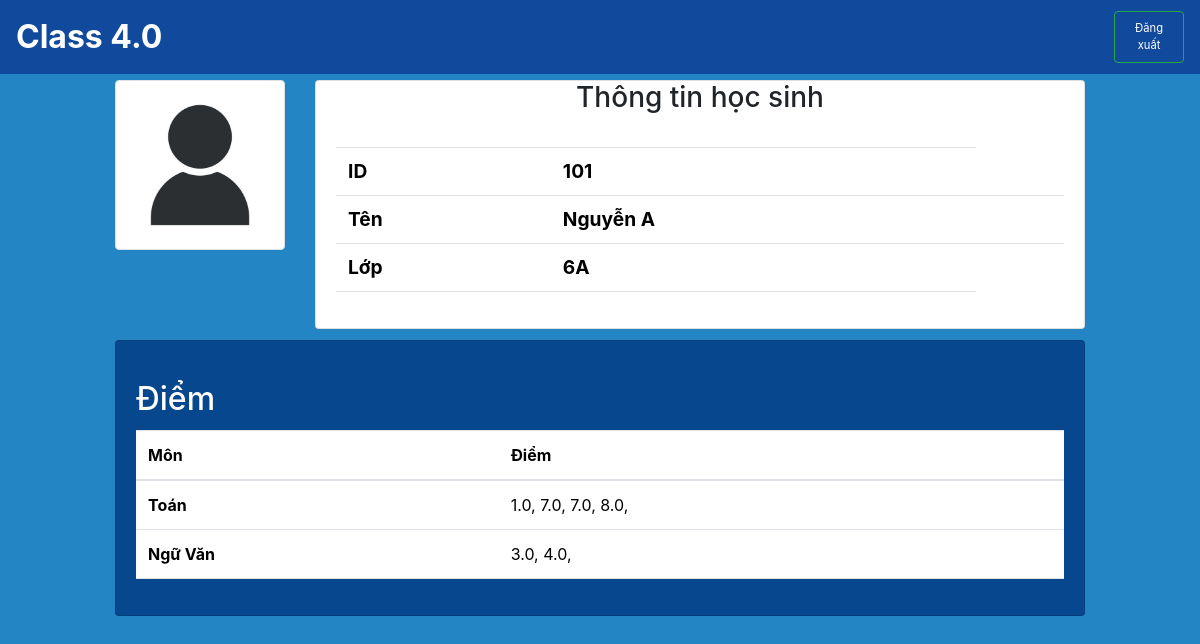
Screenshot of /studentportal/101/ with the database file from the repository.
### SM/models.py (models this page shows, shortened)
class Student(models.Model):
    id = models.IntegerField(primary_key=True)
    name = models.CharField(max_length=100,blank=False, null=False)
    classroom = models.ForeignKey(Classroom, on_delete=models.CASCADE, related_name='student') # cho phép classroom truy vấn được các student của mình

class Classroom(models.Model):
    name = models.CharField(primary_key=True,max_length=10)
    manager = models.ForeignKey('app_User.Teacher', on_delete=models.CASCADE,related_name='classroom') # 1 lớp chỉ có 1 giáo viên và ngược lại

class Subject (models.Model):
    id = models.CharField(primary_key=True, max_length = 10)
    name = models.CharField(max_length = 100,blank=False, null=False) # cần đảm bảo bắt buôc phải có

class Mark(models.Model):
    student = models.ForeignKey(Student, on_delete=models.CASCADE,related_name='marks')
    subject= models.ForeignKey(Subject, on_delete=models.CASCADE)
    scores = models.FloatField(models.FloatField(), blank=True, null=True)

### StudentPortal/views.py (the view)
# urls.py: path('<int:student>/', views.student_lookup, name= 'Lookup'),
def student_lookup(request, student):
    student = get_object_or_404(Student, id=student)
    marks = student.marks.all()
    classroom = student.classroom
    classroomsubjects = ClassroomSubject.objects.filter(classroom=classroom).first()
    subjects = classroomsubjects.subject.all()
    marks_by_subject = {}
    for mark in marks:
        if mark.subject.name not in marks_by_subject:
            marks_by_subject[mark.subject.name] = [mark.scores]
        else:
            marks_by_subject[mark.subject.name].append(mark.scores)
    context = {
        'student': student,
        'marks': marks,
        'student_of_subjects': subjects,
        'marks_by_subject': marks_by_subject,
    }
    return render(request, 'lookup.html',context)

### StudentPortal/templates/lookup.html (shortened to what this page needs)
{% extends "base.html" %}
{% load static %}
{% block content %}
<div class="row">
    <div class="col-1"></div>
    <div class="col-2">
        <img src="{% static "illustration-of-human-icon-user-symbol-icon-modern-design-on-blank-background-free-vector.jpg" %}" class="img-thumbnail" alt="...">
    </div>
    <div class="col-8">
        <div class="card">
            <h3 class="card-title text-center">Thông tin học sinh</h3>
            <div class="card-body">
                <table class="table">
                    <tbody>
                    <tr>
                        <th class="display-6 font-weight-bold" style="font-size: 1.2em" scope="row">ID</th>
                        <td class="display-6 font-weight-bold" style="font-size: 1.2em">{{ student.id }}</td>
                    </tr>
                    <tr>
                        <th class="display-6 font-weight-bold" style="font-size: 1.2em" scope="row">Tên</th>
                        <td class="display-6 font-weight-bold" style="font-size: 1.2em">{{ student.name }}<td>
                    </tr>
                    <tr>
                        <th class="display-6 font-weight-bold" style="font-size: 1.2em" scope="row">Lớp</th>
                        <td class="display-6 font-weight-bold" style="font-size: 1.2em">{{ student.classroom.name }}</td>
                    </tr>
                    </tbody>
                </table>
            </div>
        </div>
    </div>
    <div class="col-1"></div>
</div>
<div class="row" style="margin-top: 1%">
    <div class="col-1"></div>
    <div class="col-10">
        <div class="card" style="background-color: #07478D">
            <div class="card-body">
                <h2 class="card-title text-white" style="margin-top: 2%;">Điểm</h2>
                <table class="table">
                    <thead>
                    <tr>
                        <th scope="col">Môn</th>
                        <th scope="col">Điểm</th>
                    </tr>
                    </thead>
                    <tbody>
                        {% for subject, scores in marks_by_subject.items %}
                        <tr>
                            <th scope="row">{{ subject }}</th>
                            <td>
                                {% for score in scores %}
                                {{ score }},
                                {% endfor %}
                            </td>
                        </tr>
                        {% endfor %}
                    </tbody>
                </table>
            </div>
        </div>
    </div>
    <div class="col-1"></div>
</div>
{% endblock content %}

### templates/base.html (style rules this page uses)
body { margin: 0; padding: 0; height: 100vh; width: 100vw; overflow-x: hidden; }

### rows the page displays
Student: id "101", name "Nguyễn A", classroom.name "6A"
Subject: marks_by_subject "Toán"
Mark: scores "1.0"
Mark: scores "7.0"
Mark: scores "7.0"
Mark: scores "8.0"
Subject: marks_by_subject "Ngữ Văn"
Mark: scores "3.0"
Mark: scores "4.0"
